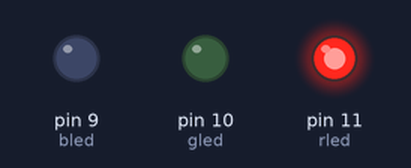
Bench run of a sketch on a simulated Arduino Uno, built with avr-gcc and run on an emulated ATmega328P. Parts: output pins drawn as LEDs (lit = HIGH).

Above: at 0.12 s.
At 0.62 s:
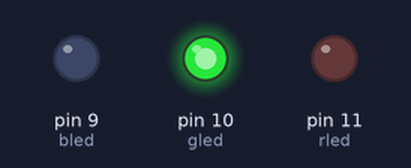
At 1.12 s:
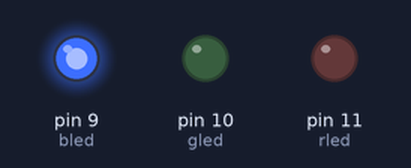
At 2.87 s:
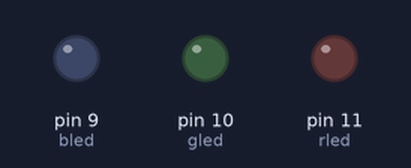
Timing chart, 0 to 3.5 s (numbered marks = the images above):
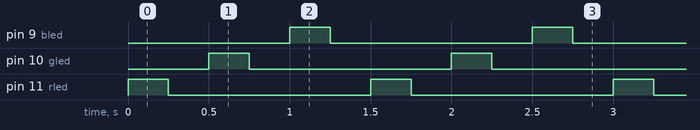

The sketch:

1led.ino
```cpp
int rled=11;
int gled=10;
int bled=9;

const int Time=250;

void setup() {
  pinMode(rled,OUTPUT);
  pinMode(gled,OUTPUT);
  pinMode(bled,OUTPUT);
  // put your setup code here, to run once:

}

void loop() {
 digitalWrite(rled,HIGH);
 delay(Time);
 digitalWrite(rled,LOW);
 delay(Time);
 digitalWrite(gled,HIGH);
 delay(Time);
 digitalWrite(gled,LOW);
 delay(Time);
 digitalWrite(bled,HIGH);
 delay(Time);
 digitalWrite(bled,LOW);
 delay(Time);// put your main code here, to run repeatedly:

}
```

Measured:
- by itself, pin 9 (bled), pin 10 (gled), pin 11 (rled): alternates HIGH for 0.25 s and LOW for 1.3 s
- by itself, everything shown: repeats every 1.5 s, in 6 steps
